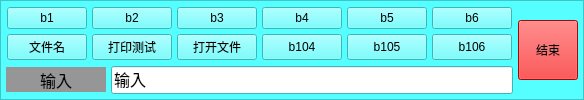
     <widget class="QFrame" name="frame_button">
      <property name="maximumSize">
       <size>
        <width>16777215</width>
        <height>100</height>
       </size>
      </property>
      <property name="palette">
       <palette>
        <active>
         <colorrole role="WindowText">
          <brush brushstyle="SolidPattern">
           <color alpha="255">
            <red>0</red>
            <green>0</green>
            <blue>0</blue>
           </color>
          </brush>
         </colorrole>
         <colorrole role="Button">
          <brush brushstyle="SolidPattern">
           <color alpha="255">
            <red>85</red>
            <green>255</green>
            <blue>255</blue>
           </color>
          </brush>
         </colorrole>
         <colorrole role="Light">
          <brush brushstyle="SolidPattern">
           <color alpha="255">
            <red>213</red>
            <green>255</green>
            <blue>255</blue>
           </color>
          </brush>
         </colorrole>
         <colorrole role="Midlight">
          <brush brushstyle="SolidPattern">
           <color alpha="255">
            <red>149</red>
            <green>255</green>
            <blue>255</blue>
           </color>
          </brush>
         </colorrole>
         <colorrole role="Dark">
          <brush brushstyle="SolidPattern">
           <color alpha="255">
            <red>42</red>
            <green>127</green>
            <blue>127</blue>
           </color>
          </brush>
         </colorrole>
         <colorrole role="Mid">
          <brush brushstyle="SolidPattern">
           <color alpha="255">
            <red>56</red>
            <green>170</green>
            <blue>170</blue>
           </color>
          </brush>
         </colorrole>
         <colorrole role="Text">
          <brush brushstyle="SolidPattern">
           <color alpha="255">
            <red>0</red>
            <green>0</green>
            <blue>0</blue>
           </color>
          </brush>
         </colorrole>
         <colorrole role="BrightText">
          <brush brushstyle="SolidPattern">
           <color alpha="255">
            <red>255</red>
            <green>255</green>
            <blue>255</blue>
           </color>
          </brush>
         </colorrole>
         <colorrole role="ButtonText">
          <brush brushstyle="SolidPattern">
           <color alpha="255">
            <red>0</red>
            <green>0</green>
            <blue>0</blue>
           </color>
          </brush>
         </colorrole>
         <colorrole role="Base">
          <brush brushstyle="SolidPattern">
           <color alpha="255">
            <red>255</red>
            <green>255</green>
            <blue>255</blue>
           </color>
          </brush>
         </colorrole>
         <colorrole role="Window">
          <brush brushstyle="SolidPattern">
           <color alpha="255">
            <red>85</red>
            <green>255</green>
            <blue>255</blue>
           </color>
          </brush>
         </colorrole>
         <colorrole role="Shadow">
          <brush brushstyle="SolidPattern">
           <color alpha="255">
            <red>0</red>
            <green>0</green>
            <blue>0</blue>
           </color>
          </brush>
         </colorrole>
         <colorrole role="AlternateBase">
          <brush brushstyle="SolidPattern">
           <color alpha="255">
            <red>170</red>
            <green>255</green>
            <blue>255</blue>
           </color>
          </brush>
         </colorrole>
         <colorrole role="ToolTipBase">
          <brush brushstyle="SolidPattern">
           <color alpha="255">
            <red>255</red>
            <green>255</green>
            <blue>220</blue>
           </color>
          </brush>
         </colorrole>
         <colorrole role="ToolTipText">
          <brush brushstyle="SolidPattern">
           <color alpha="255">
            <red>0</red>
            <green>0</green>
            <blue>0</blue>
           </color>
          </brush>
         </colorrole>
        </active>
        <inactive>
         <colorrole role="WindowText">
          <brush brushstyle="SolidPattern">
           <color alpha="255">
            <red>0</red>
            <green>0</green>
            <blue>0</blue>
           </color>
          </brush>
         </colorrole>
         <colorrole role="Button">
          <brush brushstyle="SolidPattern">
           <color alpha="255">
            <red>85</red>
            <green>255</green>
            <blue>255</blue>
           </color>
          </brush>
         </colorrole>
         <colorrole role="Light">
          <brush brushstyle="SolidPattern">
           <color alpha="255">
            <red>213</red>
            <green>255</green>
            <blue>255</blue>
           </color>
          </brush>
         </colorrole>
         <colorrole role="Midlight">
          <brush brushstyle="SolidPattern">
           <color alpha="255">
            <red>149</red>
            <green>255</green>
            <blue>255</blue>
           </color>
          </brush>
         </colorrole>
         <colorrole role="Dark">
          <brush brushstyle="SolidPattern">
           <color alpha="255">
            <red>42</red>
            <green>127</green>
            <blue>127</blue>
           </color>
          </brush>
         </colorrole>
         <colorrole role="Mid">
          <brush brushstyle="SolidPattern">
           <color alpha="255">
            <red>56</red>
            <green>170</green>
            <blue>170</blue>
           </color>
          </brush>
         </colorrole>
         <colorrole role="Text">
          <brush brushstyle="SolidPattern">
           <color alpha="255">
            <red>0</red>
            <green>0</green>
            <blue>0</blue>
           </color>
          </brush>
         </colorrole>
         <colorrole role="BrightText">
          <brush brushstyle="SolidPattern">
           <color alpha="255">
            <red>255</red>
            <green>255</green>
            <blue>255</blue>
           </color>
          </brush>
         </colorrole>
         <colorrole role="ButtonText">
          <brush brushstyle="SolidPattern">
           <color alpha="255">
            <red>0</red>
            <green>0</green>
            <blue>0</blue>
           </color>
          </brush>
         </colorrole>
         <colorrole role="Base">
          <brush brushstyle="SolidPattern">
           <color alpha="255">
            <red>255</red>
            <green>255</green>
            <blue>255</blue>
           </color>
          </brush>
         </colorrole>
         <colorrole role="Window">
          <brush brushstyle="SolidPattern">
           <color alpha="255">
            <red>85</red>
            <green>255</green>
            <blue>255</blue>
           </color>
          </brush>
         </colorrole>
         <colorrole role="Shadow">
          <brush brushstyle="SolidPattern">
           <color alpha="255">
            <red>0</red>
            <green>0</green>
            <blue>0</blue>
           </color>
          </brush>
         </colorrole>
         <colorrole role="AlternateBase">
          <brush brushstyle="SolidPattern">
           <color alpha="255">
            <red>170</red>
            <green>255</green>
            <blue>255</blue>
           </color>
          </brush>
         </colorrole>
         <colorrole role="ToolTipBase">
          <brush brushstyle="SolidPattern">
           <color alpha="255">
            <red>255</red>
            <green>255</green>
            <blue>220</blue>
           </color>
          </brush>
         </colorrole>
         <colorrole role="ToolTipText">
          <brush brushstyle="SolidPattern">
           <color alpha="255">
            <red>0</red>
            <green>0</green>
            <blue>0</blue>
           </color>
          </brush>
         </colorrole>
        </inactive>
        <disabled>
         <colorrole role="WindowText">
          <brush brushstyle="SolidPattern">
           <color alpha="255">
            <red>42</red>
            <green>127</green>
            <blue>127</blue>
           </color>
          </brush>
         </colorrole>
         <colorrole role="Button">
          <brush brushstyle="SolidPattern">
           <color alpha="255">
            <red>85</red>
            <green>255</green>
            <blue>255</blue>
           </color>
          </brush>
         </colorrole>
         <colorrole role="Light">
          <brush brushstyle="SolidPattern">
           <color alpha="255">
            <red>213</red>
            <green>255</green>
            <blue>255</blue>
           </color>
          </brush>
         </colorrole>
         <colorrole role="Midlight">
          <brush brushstyle="SolidPattern">
           <color alpha="255">
            <red>149</red>
            <green>255</green>
            <blue>255</blue>
           </color>
          </brush>
         </colorrole>
         <colorrole role="Dark">
          <brush brushstyle="SolidPattern">
           <color alpha="255">
            <red>42</red>
            <green>127</green>
            <blue>127</blue>
           </color>
          </brush>
         </colorrole>
         <colorrole role="Mid">
          <brush brushstyle="SolidPattern">
           <color alpha="255">
            <red>56</red>
            <green>170</green>
            <blue>170</blue>
           </color>
          </brush>
         </colorrole>
         <colorrole role="Text">
          <brush brushstyle="SolidPattern">
           <color alpha="255">
            <red>42</red>
            <green>127</green>
            <blue>127</blue>
           </color>
          </brush>
         </colorrole>
         <colorrole role="BrightText">
          <brush brushstyle="SolidPattern">
           <color alpha="255">
            <red>255</red>
            <green>255</green>
            <blue>255</blue>
           </color>
          </brush>
         </colorrole>
         <colorrole role="ButtonText">
          <brush brushstyle="SolidPattern">
           <color alpha="255">
            <red>42</red>
            <green>127</green>
            <blue>127</blue>
           </color>
          </brush>
         </colorrole>
         <colorrole role="Base">
          <brush brushstyle="SolidPattern">
           <color alpha="255">
            <red>85</red>
            <green>255</green>
            <blue>255</blue>
           </color>
          </brush>
         </colorrole>
         <colorrole role="Window">
          <brush brushstyle="SolidPattern">
           <color alpha="255">
            <red>85</red>
            <green>255</green>
            <blue>255</blue>
           </color>
          </brush>
         </colorrole>
         <colorrole role="Shadow">
          <brush brushstyle="SolidPattern">
           <color alpha="255">
            <red>0</red>
            <green>0</green>
            <blue>0</blue>
           </color>
          </brush>
         </colorrole>
         <colorrole role="AlternateBase">
          <brush brushstyle="SolidPattern">
           <color alpha="255">
            <red>85</red>
            <green>255</green>
            <blue>255</blue>
           </color>
          </brush>
         </colorrole>
         <colorrole role="ToolTipBase">
          <brush brushstyle="SolidPattern">
           <color alpha="255">
            <red>255</red>
            <green>255</green>
            <blue>220</blue>
           </color>
          </brush>
         </colorrole>
         <colorrole role="ToolTipText">
          <brush brushstyle="SolidPattern">
           <color alpha="255">
            <red>0</red>
            <green>0</green>
            <blue>0</blue>
           </color>
          </brush>
         </colorrole>
        </disabled>
       </palette>
      </property>
      <property name="autoFillBackground">
       <bool>true</bool>
      </property>
      <property name="styleSheet">
       <string notr="true"/>
      </property>
      <property name="locale">
       <locale language="C" country="AnyCountry"/>
      </property>
      <property name="frameShape">
       <enum>QFrame::StyledPanel</enum>
      </property>
      <property name="frameShadow">
       <enum>QFrame::Raised</enum>
      </property>
      <layout class="QGridLayout" name="gridLayout">
       <property name="leftMargin">
        <number>5</number>
       </property>
       <property name="topMargin">
        <number>5</number>
       </property>
       <property name="rightMargin">
        <number>5</number>
       </property>
       <property name="bottomMargin">
        <number>5</number>
       </property>
       <property name="spacing">
        <number>5</number>
       </property>
       <item row="0" column="2" rowspan="2">
        <widget class="QPushButton" name="pushButton_end">
         <property name="minimumSize">
          <size>
           <width>50</width>
           <height>50</height>
          </size>
         </property>
         <property name="maximumSize">
          <size>
           <width>60</width>
           <height>60</height>
          </size>
         </property>
         <property name="autoFillBackground">
          <bool>false</bool>
         </property>
         <property name="styleSheet">
          <string notr="true">background-color: rgb(255, 0, 0);</string>
         </property>
         <property name="text">
          <string>结束</string>
         </property>
        </widget>
       </item>
       <item row="1" column="1">
        <widget class="QLineEdit" name="lineEdit">
         <property name="minimumSize">
          <size>
           <width>0</width>
           <height>25</height>
          </size>
         </property>
         <property name="font">
          <font>
           <family>宋体</family>
           <pointsize>12</pointsize>
          </font>
         </property>
         <property name="text">
          <string>输入</string>
         </property>
        </widget>
       </item>
       <item row="1" column="0">
        <widget class="QLabel" name="label">
         <property name="minimumSize">
          <size>
           <width>100</width>
           <height>0</height>
          </size>
         </property>
         <property name="maximumSize">
          <size>
           <width>16777215</width>
           <height>25</height>
          </size>
         </property>
         <property name="palette">
          <palette>
           <active>
            <colorrole role="WindowText">
             <brush brushstyle="SolidPattern">
              <color alpha="255">
               <red>0</red>
               <green>0</green>
               <blue>0</blue>
              </color>
             </brush>
            </colorrole>
            <colorrole role="Button">
             <brush brushstyle="SolidPattern">
              <color alpha="255">
               <red>150</red>
               <green>150</green>
               <blue>150</blue>
              </color>
             </brush>
            </colorrole>
            <colorrole role="Light">
             <brush brushstyle="SolidPattern">
              <color alpha="255">
               <red>225</red>
               <green>225</green>
               <blue>225</blue>
              </color>
             </brush>
            </colorrole>
            <colorrole role="Midlight">
             <brush brushstyle="SolidPattern">
              <color alpha="255">
               <red>187</red>
               <green>187</green>
               <blue>187</blue>
              </color>
             </brush>
            </colorrole>
            <colorrole role="Dark">
             <brush brushstyle="SolidPattern">
              <color alpha="255">
               <red>75</red>
               <green>75</green>
               <blue>75</blue>
              </color>
             </brush>
            </colorrole>
            <colorrole role="Mid">
             <brush brushstyle="SolidPattern">
              <color alpha="255">
               <red>100</red>
               <green>100</green>
               <blue>100</blue>
              </color>
             </brush>
            </colorrole>
            <colorrole role="Text">
             <brush brushstyle="SolidPattern">
              <color alpha="255">
               <red>0</red>
               <green>0</green>
               <blue>0</blue>
              </color>
             </brush>
            </colorrole>
            <colorrole role="BrightText">
             <brush brushstyle="SolidPattern">
              <color alpha="255">
               <red>255</red>
               <green>255</green>
               <blue>255</blue>
              </color>
             </brush>
            </colorrole>
            <colorrole role="ButtonText">
             <brush brushstyle="SolidPattern">
              <color alpha="255">
               <red>0</red>
               <green>0</green>
               <blue>0</blue>
              </color>
             </brush>
            </colorrole>
            <colorrole role="Base">
             <brush brushstyle="SolidPattern">
              <color alpha="255">
               <red>255</red>
               <green>255</green>
               <blue>255</blue>
              </color>
             </brush>
            </colorrole>
            <colorrole role="Window">
             <brush brushstyle="SolidPattern">
              <color alpha="255">
               <red>150</red>
               <green>150</green>
               <blue>150</blue>
              </color>
             </brush>
            </colorrole>
            <colorrole role="Shadow">
             <brush brushstyle="SolidPattern">
              <color alpha="255">
               <red>0</red>
               <green>0</green>
               <blue>0</blue>
              </color>
             </brush>
            </colorrole>
            <colorrole role="AlternateBase">
             <brush brushstyle="SolidPattern">
              <color alpha="255">
               <red>202</red>
               <green>202</green>
               <blue>202</blue>
              </color>
             </brush>
            </colorrole>
            <colorrole role="ToolTipBase">
             <brush brushstyle="SolidPattern">
              <color alpha="255">
               <red>255</red>
               <green>255</green>
               <blue>220</blue>
              </color>
             </brush>
            </colorrole>
            <colorrole role="ToolTipText">
             <brush brushstyle="SolidPattern">
              <color alpha="255">
               <red>0</red>
               <green>0</green>
               <blue>0</blue>
              </color>
             </brush>
            </colorrole>
           </active>
           <inactive>
            <colorrole role="WindowText">
             <brush brushstyle="SolidPattern">
              <color alpha="255">
               <red>0</red>
               <green>0</green>
               <blue>0</blue>
              </color>
             </brush>
            </colorrole>
            <colorrole role="Button">
             <brush brushstyle="SolidPattern">
              <color alpha="255">
               <red>150</red>
               <green>150</green>
               <blue>150</blue>
              </color>
             </brush>
            </colorrole>
            <colorrole role="Light">
             <brush brushstyle="SolidPattern">
              <color alpha="255">
               <red>225</red>
               <green>225</green>
               <blue>225</blue>
              </color>
             </brush>
            </colorrole>
            <colorrole role="Midlight">
             <brush brushstyle="SolidPattern">
              <color alpha="255">
               <red>187</red>
               <green>187</green>
               <blue>187</blue>
              </color>
             </brush>
            </colorrole>
            <colorrole role="Dark">
             <brush brushstyle="SolidPattern">
              <color alpha="255">
               <red>75</red>
               <green>75</green>
               <blue>75</blue>
              </color>
             </brush>
            </colorrole>
            <colorrole role="Mid">
             <brush brushstyle="SolidPattern">
              <color alpha="255">
               <red>100</red>
               <green>100</green>
               <blue>100</blue>
              </color>
             </brush>
            </colorrole>
            <colorrole role="Text">
             <brush brushstyle="SolidPattern">
              <color alpha="255">
               <red>0</red>
               <green>0</green>
               <blue>0</blue>
              </color>
             </brush>
            </colorrole>
            <colorrole role="BrightText">
             <brush brushstyle="SolidPattern">
              <color alpha="255">
               <red>255</red>
               <green>255</green>
               <blue>255</blue>
              </color>
             </brush>
            </colorrole>
            <colorrole role="ButtonText">
             <brush brushstyle="SolidPattern">
              <color alpha="255">
               <red>0</red>
               <green>0</green>
               <blue>0</blue>
              </color>
             </brush>
            </colorrole>
            <colorrole role="Base">
             <brush brushstyle="SolidPattern">
              <color alpha="255">
               <red>255</red>
               <green>255</green>
               <blue>255</blue>
              </color>
             </brush>
            </colorrole>
            <colorrole role="Window">
             <brush brushstyle="SolidPattern">
              <color alpha="255">
               <red>150</red>
               <green>150</green>
               <blue>150</blue>
              </color>
             </brush>
            </colorrole>
            <colorrole role="Shadow">
             <brush brushstyle="SolidPattern">
              <color alpha="255">
               <red>0</red>
               <green>0</green>
               <blue>0</blue>
              </color>
             </brush>
            </colorrole>
            <colorrole role="AlternateBase">
             <brush brushstyle="SolidPattern">
              <color alpha="255">
               <red>202</red>
               <green>202</green>
               <blue>202</blue>
              </color>
             </brush>
            </colorrole>
            <colorrole role="ToolTipBase">
             <brush brushstyle="SolidPattern">
              <color alpha="255">
               <red>255</red>
               <green>255</green>
               <blue>220</blue>
              </color>
             </brush>
            </colorrole>
            <colorrole role="ToolTipText">
             <brush brushstyle="SolidPattern">
              <color alpha="255">
               <red>0</red>
               <green>0</green>
               <blue>0</blue>
              </color>
             </brush>
            </colorrole>
           </inactive>
           <disabled>
            <colorrole role="WindowText">
             <brush brushstyle="SolidPattern">
              <color alpha="255">
               <red>75</red>
               <green>75</green>
               <blue>75</blue>
              </color>
             </brush>
            </colorrole>
            <colorrole role="Button">
             <brush brushstyle="SolidPattern">
              <color alpha="255">
               <red>150</red>
               <green>150</green>
               <blue>150</blue>
              </color>
             </brush>
            </colorrole>
            <colorrole role="Light">
             <brush brushstyle="SolidPattern">
              <color alpha="255">
               <red>225</red>
               <green>225</green>
               <blue>225</blue>
              </color>
             </brush>
            </colorrole>
            <colorrole role="Midlight">
             <brush brushstyle="SolidPattern">
              <color alpha="255">
               <red>187</red>
               <green>187</green>
               <blue>187</blue>
              </color>
             </brush>
            </colorrole>
            <colorrole role="Dark">
             <brush brushstyle="SolidPattern">
              <color alpha="255">
               <red>75</red>
               <green>75</green>
               <blue>75</blue>
              </color>
             </brush>
            </colorrole>
            <colorrole role="Mid">
             <brush brushstyle="SolidPattern">
              <color alpha="255">
               <red>100</red>
               <green>100</green>
               <blue>100</blue>
              </color>
             </brush>
            </colorrole>
            <colorrole role="Text">
             <brush brushstyle="SolidPattern">
              <color alpha="255">
               <red>75</red>
               <green>75</green>
               <blue>75</blue>
              </color>
             </brush>
            </colorrole>
            <colorrole role="BrightText">
             <brush brushstyle="SolidPattern">
              <color alpha="255">
               <red>255</red>
               <green>255</green>
               <blue>255</blue>
              </color>
             </brush>
            </colorrole>
            <colorrole role="ButtonText">
             <brush brushstyle="SolidPattern">
              <color alpha="255">
               <red>75</red>
               <green>75</green>
               <blue>75</blue>
              </color>
             </brush>
            </colorrole>
            <colorrole role="Base">
             <brush brushstyle="SolidPattern">
              <color alpha="255">
               <red>150</red>
               <green>150</green>
               <blue>150</blue>
              </color>
             </brush>
            </colorrole>
            <colorrole role="Window">
             <brush brushstyle="SolidPattern">
              <color alpha="255">
               <red>150</red>
               <green>150</green>
               <blue>150</blue>
              </color>
             </brush>
            </colorrole>
            <colorrole role="Shadow">
             <brush brushstyle="SolidPattern">
              <color alpha="255">
               <red>0</red>
               <green>0</green>
               <blue>0</blue>
              </color>
             </brush>
            </colorrole>
            <colorrole role="AlternateBase">
             <brush brushstyle="SolidPattern">
              <color alpha="255">
               <red>150</red>
               <green>150</green>
               <blue>150</blue>
              </color>
             </brush>
            </colorrole>
            <colorrole role="ToolTipBase">
             <brush brushstyle="SolidPattern">
              <color alpha="255">
               <red>255</red>
               <green>255</green>
               <blue>220</blue>
              </color>
             </brush>
            </colorrole>
            <colorrole role="ToolTipText">
             <brush brushstyle="SolidPattern">
              <color alpha="255">
               <red>0</red>
               <green>0</green>
               <blue>0</blue>
              </color>
             </brush>
            </colorrole>
           </disabled>
          </palette>
         </property>
         <property name="font">
          <font>
           <family>宋体</family>
           <pointsize>12</pointsize>
          </font>
         </property>
         <property name="autoFillBackground">
          <bool>true</bool>
         </property>
         <property name="text">
          <string>输入</string>
         </property>
         <property name="alignment">
          <set>Qt::AlignCenter</set>
         </property>
        </widget>
       </item>
       <item row="0" column="0" colspan="2">
        <layout class="QGridLayout" name="gridLayout_2">
         <property name="leftMargin">
          <number>1</number>
         </property>
         <property name="topMargin">
          <number>1</number>
         </property>
         <property name="rightMargin">
          <number>1</number>
         </property>
         <property name="bottomMargin">
          <number>1</number>
         </property>
         <item row="2" column="0">
          <widget class="QPushButton" name="b101">
           <property name="sizePolicy">
            <sizepolicy hsizetype="Preferred" vsizetype="Preferred">
             <horstretch>0</horstretch>
             <verstretch>0</verstretch>
            </sizepolicy>
           </property>
           <property name="text">
            <string>文件名</string>
           </property>
          </widget>
         </item>
         <item row="0" column="1">
          <widget class="QPushButton" name="b2">
           <property name="sizePolicy">
            <sizepolicy hsizetype="Preferred" vsizetype="Preferred">
             <horstretch>0</horstretch>
             <verstretch>0</verstretch>
            </sizepolicy>
           </property>
           <property name="text">
            <string>b2</string>
           </property>
          </widget>
         </item>
         <item row="0" column="4">
          <widget class="QPushButton" name="b5">
           <property name="sizePolicy">
            <sizepolicy hsizetype="Preferred" vsizetype="Preferred">
             <horstretch>0</horstretch>
             <verstretch>0</verstretch>
            </sizepolicy>
           </property>
           <property name="text">
            <string>b5</string>
           </property>
          </widget>
         </item>
         <item row="0" column="0">
          <widget class="QPushButton" name="b1">
           <property name="sizePolicy">
            <sizepolicy hsizetype="Preferred" vsizetype="Preferred">
             <horstretch>0</horstretch>
             <verstretch>0</verstretch>
            </sizepolicy>
           </property>
           <property name="text">
            <string>b1</string>
           </property>
          </widget>
         </item>
         <item row="0" column="2">
          <widget class="QPushButton" name="b3">
           <property name="sizePolicy">
            <sizepolicy hsizetype="Preferred" vsizetype="Preferred">
             <horstretch>0</horstretch>
             <verstretch>0</verstretch>
            </sizepolicy>
           </property>
           <property name="text">
            <string>b3</string>
           </property>
          </widget>
         </item>
         <item row="0" column="3">
          <widget class="QPushButton" name="b4">
           <property name="sizePolicy">
            <sizepolicy hsizetype="Preferred" vsizetype="Preferred">
             <horstretch>0</horstretch>
             <verstretch>0</verstretch>
            </sizepolicy>
           </property>
           <property name="text">
            <string>b4</string>
           </property>
          </widget>
         </item>
         <item row="0" column="5">
          <widget class="QPushButton" name="b6">
           <property name="sizePolicy">
            <sizepolicy hsizetype="Preferred" vsizetype="Preferred">
             <horstretch>0</horstretch>
             <verstretch>0</verstretch>
            </sizepolicy>
           </property>
           <property name="text">
            <string>b6</string>
           </property>
          </widget>
         </item>
         <item row="2" column="2">
          <widget class="QPushButton" name="b103">
           <property name="sizePolicy">
            <sizepolicy hsizetype="Preferred" vsizetype="Preferred">
             <horstretch>0</horstretch>
             <verstretch>0</verstretch>
            </sizepolicy>
           </property>
           <property name="text">
            <string>打开文件</string>
           </property>
          </widget>
         </item>
         <item row="2" column="1">
          <widget class="QPushButton" name="b102">
           <property name="sizePolicy">
            <sizepolicy hsizetype="Preferred" vsizetype="Preferred">
             <horstretch>0</horstretch>
             <verstretch>0</verstretch>
            </sizepolicy>
           </property>
           <property name="text">
            <string>打印测试</string>
           </property>
          </widget>
         </item>
         <item row="2" column="3">
          <widget class="QPushButton" name="b104">
           <property name="sizePolicy">
            <sizepolicy hsizetype="Preferred" vsizetype="Preferred">
             <horstretch>0</horstretch>
             <verstretch>0</verstretch>
            </sizepolicy>
           </property>
           <property name="text">
            <string>b104</string>
           </property>
          </widget>
         </item>
         <item row="2" column="4">
          <widget class="QPushButton" name="b105">
           <property name="sizePolicy">
            <sizepolicy hsizetype="Preferred" vsizetype="Preferred">
             <horstretch>0</horstretch>
             <verstretch>0</verstretch>
            </sizepolicy>
           </property>
           <property name="text">
            <string>b105</string>
           </property>
          </widget>
         </item>
         <item row="2" column="5">
          <widget class="QPushButton" name="b106">
           <property name="sizePolicy">
            <sizepolicy hsizetype="Preferred" vsizetype="Preferred">
             <horstretch>0</horstretch>
             <verstretch>0</verstretch>
            </sizepolicy>
           </property>
           <property name="text">
            <string>b106</string>
           </property>
          </widget>
         </item>
        </layout>
       </item>
      </layout>
     </widget>
